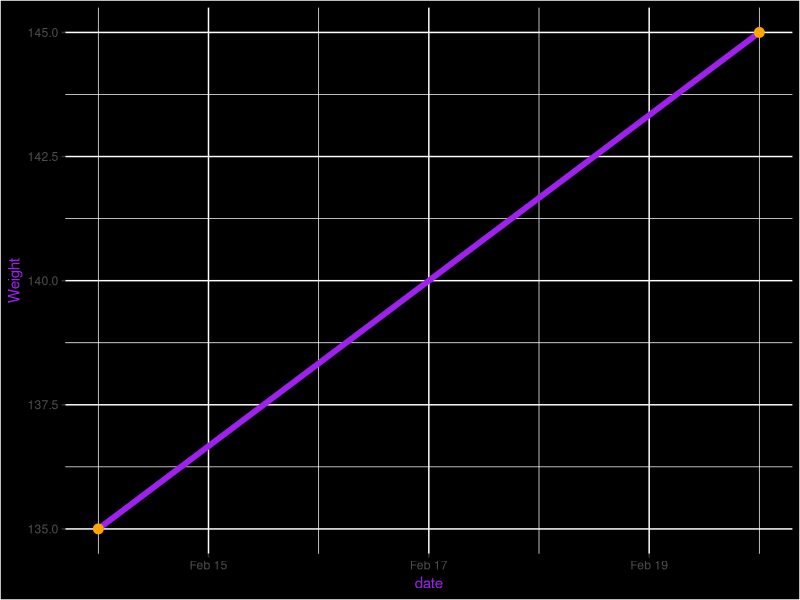
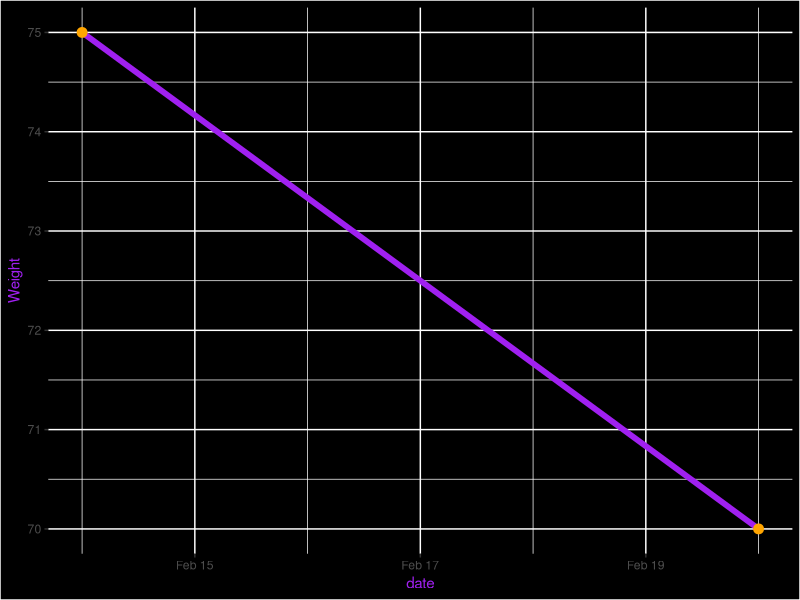
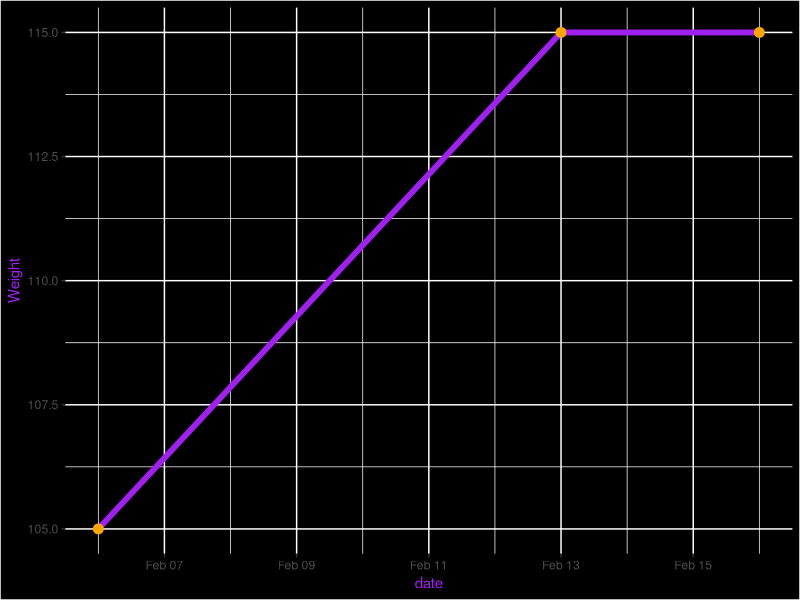
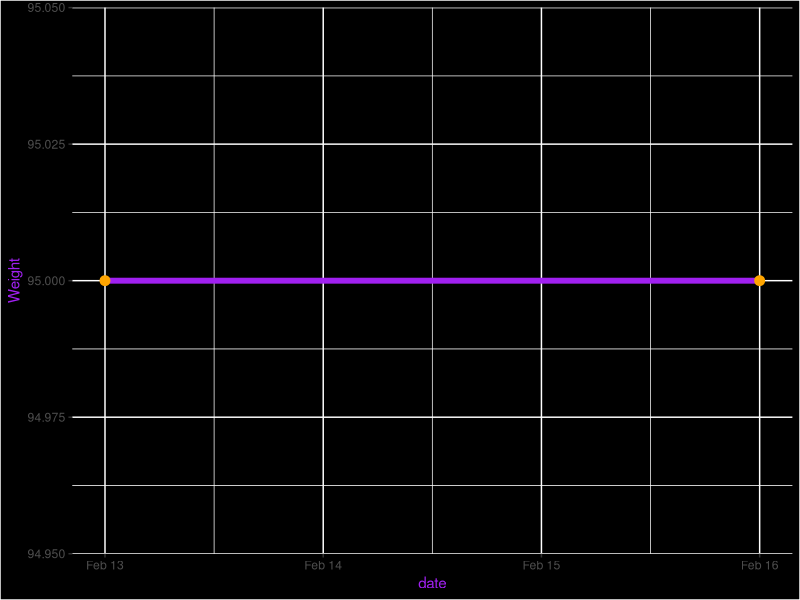

Generate these figures, in order, with R:
# install.packages("ggplot2")

library("ggplot2")

weights <- read.csv("weights.csv",
                    header = TRUE,
                    sep = ",",
                    as.is = TRUE)

colnames(weights) <-
  c("date", "deadlift", "overhead", "squats", "bench")

weights$date <- as.Date(weights$date, '%d/%m/%Y')

deadlift <-
  subset(weights, (!is.na(weights[, 2])))[, c("date", "deadlift")]

overhead <-
  subset(weights, (!is.na(weights[, 3])))[, c("date", "overhead")]

squats <-
  subset(weights, (!is.na(weights[, 4])))[, c("date", "squats")]

bench <-
  subset(weights, (!is.na(weights[, 5])))[, c("date", "bench")]



jpeg(
  "deadliftPlot.jpg",
  width = 5,
  height = 5,
  units = 'in',
  res = 300
)
ggplot(data = deadlift, aes(x = date, y = deadlift, group = 1)) +
  geom_line(color = "purple", size = 2) +
  geom_point(color = "orange", size = 3) + ylab("Weight") + theme(
    plot.background = element_rect(fill = "black"),
    panel.background = element_rect(fill = "black"),
    axis.title.x = element_text(colour = "purple"),
    axis.title.y = element_text(colour = "purple")
  )
dev.off()

jpeg(
  "overheadPlot.jpg",
  width = 5,
  height = 5,
  units = 'in',
  res = 300
)
ggplot(data = overhead, aes(x = date, y = overhead, group = 1)) +
  geom_line(color = "purple", size = 2) +
  geom_point(color = "orange", size = 3) + ylab("Weight") + theme(
    plot.background = element_rect(fill = "black"),
    panel.background = element_rect(fill = "black"),
    axis.title.x = element_text(colour = "purple"),
    axis.title.y = element_text(colour = "purple")
  )
dev.off()

jpeg(
  "squatsPlot.jpg",
  width = 5,
  height = 5,
  units = 'in',
  res = 300
)
ggplot(data = squats, aes(x = date, y = squats, group = 1)) +
  geom_line(color = "purple", size = 2) +
  geom_point(color = "orange", size = 3) + ylab("Weight") + theme(
    plot.background = element_rect(fill = "black"),
    panel.background = element_rect(fill = "black"),
    axis.title.x = element_text(colour = "purple"),
    axis.title.y = element_text(colour = "purple")
  )
dev.off()

jpeg(
  "benchPlot.jpg",
  width = 5,
  height = 5,
  units = 'in',
  res = 300
)
ggplot(data = bench, aes(x = date, y = bench, group = 1)) +
  geom_line(color = "purple", size = 2) +
  geom_point(color = "orange", size = 3) + ylab("Weight") + theme(
    plot.background = element_rect(fill = "black"),
    panel.background = element_rect(fill = "black"),
    axis.title.x = element_text(colour = "purple"),
    axis.title.y = element_text(colour = "purple")
  )
dev.off()
